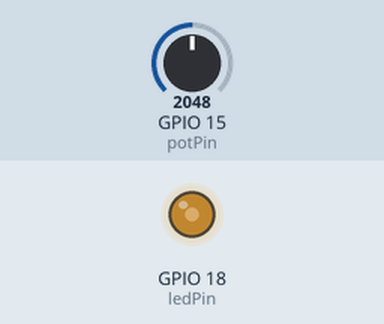
Simulated run of this sketch. Board: ESP32. Shown: output pins drawn as LEDs (lit = HIGH). The test bench sets the inputs (shaded band); at power-on: GPIO 15 (potPin) = 2048. What the sketch prints to the serial monitor is not drawn.

Above: at 1.2 s.
1.3 s: GPIO 15 (potPin) set to 2866
At 2.5 s:
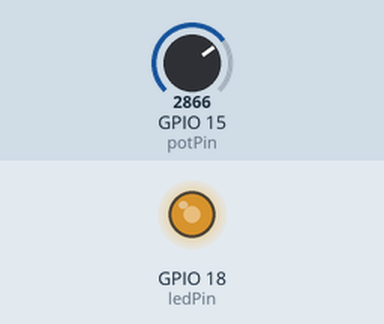
2.8 s: GPIO 15 (potPin) set to 3603
At 4.0 s:
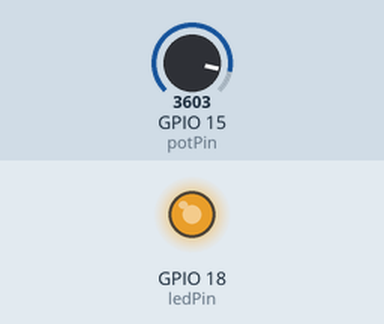
4.3 s: GPIO 15 (potPin) set to 491
At 5.0 s:
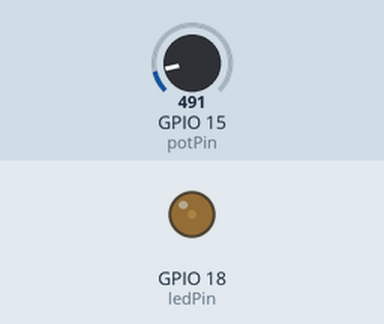
5.8 s: GPIO 15 (potPin) set to 2047
At 6.7 s:
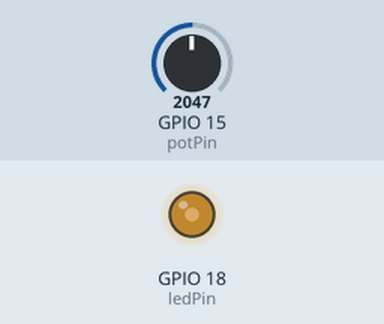
Timing chart, 0 to 8.3 s (numbered marks = the images above; inputs shaded):
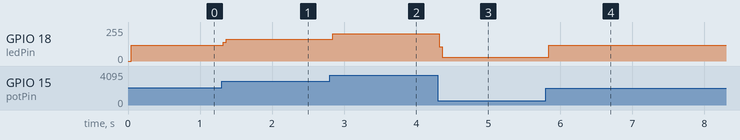

Measured:
- after the input at 1.3 s, GPIO 18 (ledPin): 118/255 → 165/255 at once
- after the input at 2.8 s, GPIO 18 (ledPin): 165/255 → 206/255 at once
- after the input at 4.3 s, GPIO 18 (ledPin): 206/255 → 29/255 at once
- after the input at 5.8 s, GPIO 18 (ledPin): 29/255 → 118/255 at once

The sketch:

analogRead_ESP32.ino
```cpp
//Experiment 3: Reading a Potentiometer using ESP32

//Define the analog pin
const int potPin = 15;
const int ledPin = 18;
//GPI012 is input only

void setup() {
  pinMode(ledPin, OUTPUT);
  Serial.begin(115200);
  //Start Serial Monitor at 115200 baud rate
}

void loop() {
  int potValue = analogRead(potPin);
  int brightness = map(potValue, 0, 4095, 0, 1023);

  for (int i= 0; i<5; i++){
    digitalWrite(ledPin, HIGH);
    delayMicroseconds(brightness);
    digitalWrite(ledPin, LOW);
    delayMicroseconds(1023 - brightness);
  }
  //Reads analog value (0-4095)

  Serial.print("Potentiometer Value: ");
  Serial.println(potValue);
  Serial.println("Brightness: ");
  Serial.println(brightness);
  //Prints the Value

  //Delay for readability

}
```
